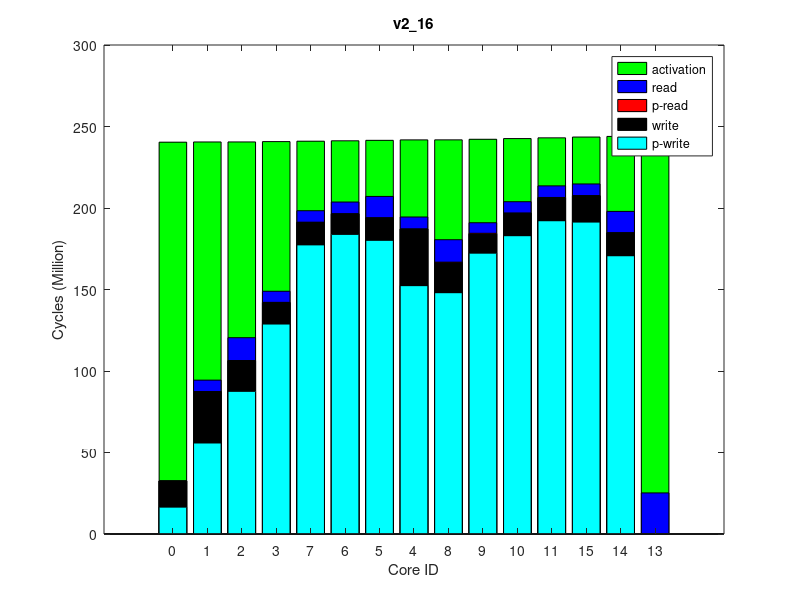

Here is the MATLAB script that generated this plot:
times(1, :, :) = [
0, 241174268, 0
0, 241308129, 0
46151, 241325517, 0
128939, 241537564, 0
43199, 242591714, 0
18254, 242314697, 0
0, 242030657, 0
22239, 241781437, 0
346773, 242610813, 0
465876, 242966263, 0
271152, 243399038, 0
104711, 243859288, 0
0, 244775093, 0
0, 244731412, 0
36359, 244343008, 0
];
times(2, :, :) = [
0, 241169366, 0
0, 241301257, 0
56908, 241318460, 0
128582, 241529914, 0
50562, 242586006, 0
25623, 242309998, 0
0, 242023638, 0
15532, 241773488, 0
328381, 242605303, 0
493658, 242959486, 0
249246, 243393359, 0
93358, 243850509, 0
0, 244772804, 0
0, 244726209, 0
31770, 244334378, 0
];
times(3, :, :) = [
0, 241174981, 0
0, 241310562, 0
55173, 241327890, 0
145426, 241539512, 0
50234, 242595442, 0
17901, 242319075, 0
0, 242033293, 0
21533, 241783511, 0
321796, 242614558, 0
464160, 242969581, 0
255869, 243402670, 0
99275, 243864136, 0
0, 244784708, 0
0, 244737499, 0
34947, 244348004, 0
];
times(4, :, :) = [
0, 241167621, 0
0, 241302414, 0
53090, 241319743, 0
145141, 241531136, 0
45301, 242585510, 0
16848, 242310059, 0
0, 242023873, 0
27534, 241775619, 0
319354, 242604583, 0
496794, 242959333, 0
242915, 243392433, 0
96178, 243850302, 0
0, 244765880, 0
0, 244718787, 0
32476, 244334156, 0
];
times(5, :, :) = [
0, 241166166, 0
0, 241299016, 0
56908, 241316416, 0
131727, 241530891, 0
44963, 242586580, 0
26325, 242308437, 0
0, 242024066, 0
21180, 241774239, 0
330026, 242605660, 0
462003, 242959796, 0
272477, 243392591, 0
90957, 243851778, 0
0, 244769500, 0
0, 244725831, 0
26828, 244335631, 0
];
times(6, :, :) = [
0, 241196510, 0
0, 241331370, 0
55864, 241348651, 0
136874, 241559287, 0
51260, 242615541, 0
20358, 242338306, 0
0, 242053649, 0
21180, 241805070, 0
344089, 242634683, 0
480994, 242989055, 0
240919, 243422573, 0
88955, 243881731, 0
0, 244799675, 0
0, 244753603, 0
31770, 244365393, 0
];
times(7, :, :) = [
0, 241196886, 0
0, 241332158, 0
55867, 241349543, 0
118399, 241559688, 0
43205, 242614994, 0
25623, 242338346, 0
0, 242054366, 0
23298, 241805452, 0
333930, 242634128, 0
487973, 242988736, 0
246077, 243422087, 0
93058, 243880815, 0
0, 244798915, 0
0, 244752157, 0
31064, 244365148, 0
];
times(8, :, :) = [
0, 241173790, 0
0, 241305709, 0
56561, 241323112, 0
118671, 241536505, 0
48822, 242592535, 0
14742, 242315240, 0
0, 242030604, 0
20474, 241781488, 0
330724, 242611797, 0
467309, 242966059, 0
250943, 243399499, 0
98840, 243857626, 0
0, 244773333, 0
0, 244729970, 0
24357, 244341616, 0
];
times(9, :, :) = [
0, 241208765, 0
0, 241341450, 0
65231, 241358680, 0
137544, 241570015, 0
47063, 242624638, 0
24220, 242347146, 0
0, 242064056, 0
22239, 241814896, 0
333221, 242643681, 0
498541, 242999176, 0
247619, 243432251, 0
100540, 243892151, 0
0, 244806852, 0
0, 244762608, 0
35300, 244375903, 0
];
times(10, :, :) = [
0, 241173293, 0
0, 241305194, 0
54136, 241322524, 0
131345, 241535256, 0
50574, 242588784, 0
16848, 242313168, 0
0, 242027808, 0
22239, 241780541, 0
340207, 242608029, 0
487684, 242964421, 0
260006, 243397583, 0
106086, 243855470, 0
0, 244773639, 0
0, 244729886, 0
34594, 244339282, 0
];
ave_times = round(squeeze(mean(times)));
format long g, ave_times
std_times = round(squeeze(std(times)));
format long g, std_times
polling_read_times = ave_times;
times(1, :, :) = [
16474716, 239847262, 0
55833231, 239979246, 0
87469031, 239996997, 0
128788166, 240206525, 0
152328626, 241256196, 0
180090064, 240980747, 0
183738204, 240698032, 0
177336789, 240449815, 0
148010612, 241275806, 0
172224808, 241631328, 0
182959400, 242062696, 0
192174865, 242516479, 0
0, 243425052, 0
170700915, 243382737, 0
191352570, 242999712, 0
];
times(2, :, :) = [
16468582, 239865982, 0
55847876, 239995889, 0
87573705, 240013506, 0
128885434, 240223915, 0
152425223, 241271937, 0
180193145, 240997689, 0
183863541, 240713257, 0
177463698, 240466632, 0
148107859, 241291684, 0
172332386, 241647307, 0
183042589, 242077650, 0
192209574, 242530949, 0
0, 243446315, 0
170721794, 243399777, 0
191393818, 243014436, 0
];
times(3, :, :) = [
16494016, 239859319, 0
55867460, 239990239, 0
87485471, 240007870, 0
128821212, 240217432, 0
152393324, 241267694, 0
180171392, 240992731, 0
183797599, 240708249, 0
177371005, 240461485, 0
148064932, 241287675, 0
172279825, 241642650, 0
183011820, 242073154, 0
192185910, 242528558, 0
0, 243440919, 0
170710924, 243397645, 0
191373021, 243012095, 0
];
times(4, :, :) = [
16455672, 239867672, 0
55799441, 239998057, 0
87476955, 240016072, 0
128799778, 240224971, 0
152370078, 241275738, 0
180157023, 240999980, 0
183814631, 240716083, 0
177377805, 240468837, 0
148046113, 241295702, 0
172280760, 241650646, 0
183017455, 242081958, 0
192166343, 242536053, 0
0, 243447127, 0
170716276, 243403065, 0
191344769, 243019494, 0
];
times(5, :, :) = [
16497354, 239873704, 0
55867019, 240005787, 0
87515406, 240023521, 0
128826701, 240235564, 0
152366842, 241284929, 0
180184562, 241009793, 0
183829534, 240726478, 0
177392714, 240479156, 0
148032769, 241304919, 0
172325852, 241659008, 0
183062809, 242091250, 0
192236355, 242543996, 0
0, 243459819, 0
170725535, 243416652, 0
191400959, 243027555, 0
];
times(6, :, :) = [
16467434, 239849739, 0
55826749, 239982182, 0
87547512, 239999740, 0
128846504, 240210203, 0
152368149, 241260424, 0
180161140, 240985598, 0
183831889, 240700806, 0
177406294, 240452871, 0
148047868, 241279987, 0
172285758, 241632963, 0
183023013, 242064463, 0
192192810, 242517492, 0
0, 243429884, 0
170702933, 243387173, 0
191355786, 243000933, 0
];
times(7, :, :) = [
16462748, 239852760, 0
55827865, 239986476, 0
87521489, 240004208, 0
128808055, 240212649, 0
152382070, 241262020, 0
180152703, 240987084, 0
183801680, 240703222, 0
177383228, 240456156, 0
148064975, 241281681, 0
172282120, 241637124, 0
183006144, 242068032, 0
192163142, 242521571, 0
0, 243437091, 0
170704971, 243389544, 0
191343647, 243005156, 0
];
times(8, :, :) = [
16485636, 239859778, 0
55820341, 239990683, 0
87459323, 240008389, 0
128774012, 240219270, 0
152340716, 241268334, 0
180137322, 240992882, 0
183784774, 240708765, 0
177333615, 240462034, 0
148012576, 241288290, 0
172276606, 241643404, 0
183007397, 242073800, 0
192172586, 242526000, 0
0, 243435608, 0
170710575, 243392432, 0
191340222, 243009440, 0
];
times(9, :, :) = [
16454381, 239849045, 0
55834492, 239982357, 0
87506496, 240000047, 0
128810600, 240210227, 0
152347050, 241260318, 0
180155965, 240985617, 0
183783315, 240701249, 0
177357755, 240453276, 0
148009656, 241280008, 0
172249459, 241634185, 0
182996939, 242066599, 0
192156615, 242520405, 0
0, 243431843, 0
170706927, 243389583, 0
191341280, 243003804, 0
];
times(10, :, :) = [
16478028, 239863102, 0
55811840, 239995355, 0
87512272, 240013097, 0
128789882, 240223020, 0
152344406, 241273544, 0
180116886, 240997620, 0
183761780, 240714136, 0
177341268, 240467233, 0
148012758, 241293137, 0
172258152, 241647082, 0
182988453, 242077747, 0
192191742, 242533008, 0
0, 243448438, 0
170718637, 243400980, 0
191363097, 243016556, 0
];
ave_times = round(squeeze(mean(times)));
format long g, ave_times
std_times = round(squeeze(std(times)));
format long g, std_times
polling_write_times = ave_times;
times(1, :, :) = [
0, 276366960, 0
7008148, 276532941, 64000
14076906, 276552045, 128000
6946106, 276789378, 64000
7384658, 277933139, 64000
13131590, 277639554, 128000
7208762, 277330177, 64000
7137370, 277055820, 64000
14099910, 277953909, 128000
6949062, 278325070, 64000
7160332, 278778337, 64000
7212864, 279265400, 64000
25208692, 280241580, 255980
13102748, 280192358, 128000
7214857, 279775868, 64000
];
times(2, :, :) = [
0, 276393140, 0
7008974, 276561441, 64000
14076805, 276580515, 128000
6946158, 276816034, 64000
7385634, 277960880, 64000
13131725, 277667441, 128000
7208562, 277357187, 64000
7137096, 277081977, 64000
14099758, 277981702, 128000
6948804, 278353133, 64000
7161304, 278804738, 64000
7212959, 279291263, 64000
25209790, 280272610, 255980
13102512, 280225061, 128000
7214718, 279801873, 64000
];
times(3, :, :) = [
0, 276376877, 0
7008815, 276545737, 64000
14076671, 276564830, 128000
6946034, 276802718, 64000
7385459, 277945559, 64000
13131498, 277652210, 128000
7208424, 277342787, 64000
7137926, 277068470, 64000
14099912, 277966357, 128000
6948961, 278338624, 64000
7160839, 278790792, 64000
7212871, 279275995, 64000
25209744, 280252982, 255980
13102484, 280204498, 128000
7214839, 279785730, 64000
];
times(4, :, :) = [
0, 276378770, 0
7008015, 276545815, 64000
14077463, 276564894, 128000
6946190, 276802115, 64000
7384707, 277946738, 64000
13132045, 277652864, 128000
7208620, 277343793, 64000
7137752, 277068532, 64000
14100202, 277967539, 128000
6948995, 278339289, 64000
7160657, 278791673, 64000
7212779, 279279086, 64000
25209143, 280252386, 255980
13102871, 280204397, 128000
7214979, 279788761, 64000
];
times(5, :, :) = [
0, 276374777, 0
7008971, 276542556, 64000
14076903, 276561539, 128000
6946085, 276798356, 64000
7383305, 277942258, 64000
13130886, 277648985, 128000
7208684, 277338367, 64000
7137633, 277063342, 64000
14099972, 277963031, 128000
6948899, 278335087, 64000
7160648, 278786612, 64000
7212643, 279272738, 64000
25209923, 280250482, 255980
13102400, 280198718, 128000
7214925, 279782591, 64000
];
times(6, :, :) = [
0, 276376003, 0
7008207, 276544008, 64000
14077354, 276562912, 128000
6946069, 276799287, 64000
7385261, 277942854, 64000
13130689, 277648113, 128000
7208562, 277339252, 64000
7137699, 277064391, 64000
14100271, 277963642, 128000
6949023, 278334220, 64000
7161255, 278785927, 64000
7212963, 279274292, 64000
25209522, 280252345, 255980
13102648, 280202029, 128000
7214936, 279784445, 64000
];
times(7, :, :) = [
0, 276363341, 0
7008639, 276529818, 64000
14076857, 276548734, 128000
6946198, 276787256, 64000
7385624, 277931752, 64000
13131155, 277637936, 128000
7208551, 277327112, 64000
7137007, 277053283, 64000
14099701, 277952487, 128000
6948932, 278324642, 64000
7161157, 278776413, 64000
7212811, 279266318, 64000
25209333, 280245011, 255980
13102578, 280196980, 128000
7214942, 279776503, 64000
];
times(8, :, :) = [
0, 276384056, 0
7008857, 276551237, 64000
14076903, 276570313, 128000
6946047, 276808874, 64000
7384302, 277952904, 64000
13131139, 277658471, 128000
7208551, 277349108, 64000
7137387, 277075651, 64000
14099308, 277973732, 128000
6948947, 278344701, 64000
7160891, 278797253, 64000
7212526, 279281770, 64000
25209163, 280257708, 255980
13103093, 280206372, 128000
7214900, 279791255, 64000
];
times(9, :, :) = [
0, 276353467, 0
7008580, 276520525, 64000
14076820, 276539610, 128000
6946069, 276777307, 64000
7383980, 277919345, 64000
13131777, 277626516, 128000
7208658, 277316936, 64000
7137122, 277041986, 64000
14099671, 277940153, 128000
6948882, 278312806, 64000
7160922, 278765068, 64000
7212817, 279249843, 64000
25207699, 280222932, 255980
13102000, 280174475, 128000
7214715, 279759202, 64000
];
times(10, :, :) = [
0, 276383908, 0
7008520, 276551113, 64000
14076941, 276570131, 128000
6945969, 276806698, 64000
7383035, 277953002, 64000
13131839, 277658685, 128000
7208622, 277349351, 64000
7135984, 277074174, 64000
14099811, 277973715, 128000
6948852, 278344543, 64000
7160645, 278798712, 64000
7213002, 279282165, 64000
25208680, 280254798, 255980
13102397, 280207875, 128000
7214886, 279791852, 64000
];
ave_times = round(squeeze(mean(times)));
format long g, ave_times
std_times = round(squeeze(std(times)));
format long g, std_times
read_times = ave_times;
times(1, :, :) = [
0, 240388292, 0
0, 240520659, 0
0, 240537569, 0
0, 240749386, 0
0, 241799033, 0
0, 241522753, 0
0, 241238644, 0
0, 240991899, 0
0, 241818197, 0
0, 242170744, 0
0, 242602142, 0
0, 243056271, 0
0, 243966536, 0
0, 243923232, 0
0, 243538987, 0
];
times(2, :, :) = [
0, 240373161, 0
0, 240505761, 0
0, 240522680, 0
0, 240733127, 0
0, 241781591, 0
0, 241506262, 0
0, 241222038, 0
0, 240975499, 0
0, 241800561, 0
0, 242155573, 0
0, 242586887, 0
0, 243041625, 0
0, 243952160, 0
0, 243909392, 0
0, 243524263, 0
];
times(3, :, :) = [
0, 240379760, 0
0, 240510658, 0
0, 240527666, 0
0, 240739041, 0
0, 241789101, 0
0, 241512788, 0
0, 241228779, 0
0, 240981411, 0
0, 241808150, 0
0, 242162024, 0
0, 242594321, 0
0, 243049999, 0
0, 243966945, 0
0, 243919360, 0
0, 243532694, 0
];
times(4, :, :) = [
0, 240389904, 0
0, 240522492, 0
0, 240539518, 0
0, 240750819, 0
0, 241801819, 0
0, 241524841, 0
0, 241241925, 0
0, 240993707, 0
0, 241820814, 0
0, 242174310, 0
0, 242606769, 0
0, 243062605, 0
0, 243980390, 0
0, 243932549, 0
0, 243545372, 0
];
times(5, :, :) = [
0, 240402539, 0
0, 240533937, 0
0, 240551119, 0
0, 240764566, 0
0, 241814469, 0
0, 241538491, 0
0, 241254334, 0
0, 241007126, 0
0, 241833551, 0
0, 242187001, 0
0, 242619505, 0
0, 243074193, 0
0, 243984304, 0
0, 243941050, 0
0, 243556891, 0
];
times(6, :, :) = [
0, 240389364, 0
0, 240521318, 0
0, 240538488, 0
0, 240748996, 0
0, 241798905, 0
0, 241522334, 0
0, 241239622, 0
0, 240992377, 0
0, 241817879, 0
0, 242170710, 0
0, 242602613, 0
0, 243058759, 0
0, 243976616, 0
0, 243927214, 0
0, 243541471, 0
];
times(7, :, :) = [
0, 240374149, 0
0, 240506092, 0
0, 240523237, 0
0, 240733469, 0
0, 241783251, 0
0, 241508174, 0
0, 241225341, 0
0, 240977192, 0
0, 241802294, 0
0, 242157667, 0
0, 242589702, 0
0, 243043175, 0
0, 243957330, 0
0, 243913942, 0
0, 243525873, 0
];
times(8, :, :) = [
0, 240362830, 0
0, 240494976, 0
0, 240511964, 0
0, 240723799, 0
0, 241772871, 0
0, 241495433, 0
0, 241213991, 0
0, 240965395, 0
0, 241791923, 0
0, 242144298, 0
0, 242575952, 0
0, 243029656, 0
0, 243943178, 0
0, 243896485, 0
0, 243512319, 0
];
times(9, :, :) = [
0, 240378958, 0
0, 240512611, 0
0, 240529510, 0
0, 240741225, 0
0, 241792458, 0
0, 241515705, 0
0, 241231368, 0
0, 240984735, 0
0, 241811405, 0
0, 242162740, 0
0, 242594363, 0
0, 243048455, 0
0, 243959086, 0
0, 243915282, 0
0, 243531057, 0
];
times(10, :, :) = [
0, 240382526, 0
0, 240516505, 0
0, 240533676, 0
0, 240743641, 0
0, 241794316, 0
0, 241517930, 0
0, 241234777, 0
0, 240986580, 0
0, 241813221, 0
0, 242168100, 0
0, 242600138, 0
0, 243054592, 0
0, 243965166, 0
0, 243921415, 0
0, 243537275, 0
];
ave_times = round(squeeze(mean(times)));
format long g, ave_times
std_times = round(squeeze(std(times)));
format long g, std_times
total_times = ave_times;
times(1, :, :) = [
32547620, 240871191, 64000
87383374, 240999590, 128000
106360035, 241017897, 64000
141968865, 241223086, 64000
187046327, 242236729, 128000
193898163, 241979870, 64000
196415477, 241705743, 64000
191173833, 241463527, 64000
166406729, 242256956, 64000
183963422, 242592073, 64000
196643418, 243006995, 64000
206328342, 243442487, 64000
0, 244329804, 0
184810273, 244282995, 64000
207568820, 243906720, 64000
];
times(2, :, :) = [
32538813, 240870393, 64000
87380533, 241000200, 128000
106360383, 241018653, 64000
141973129, 241224773, 64000
187089147, 242237353, 128000
193938481, 241980870, 64000
196442910, 241706259, 64000
191186967, 241463993, 64000
166447574, 242257724, 64000
184017751, 242592766, 64000
196696902, 243006317, 64000
206377391, 243442542, 64000
0, 244336805, 0
184813041, 244289137, 64000
207503389, 243907083, 64000
];
times(3, :, :) = [
32547145, 240885692, 64000
87382382, 241012266, 128000
106358407, 241030678, 64000
141965953, 241236257, 64000
187068911, 242250416, 128000
193918666, 241994085, 64000
196440170, 241719001, 64000
191179986, 241477122, 64000
166424440, 242270771, 64000
184027134, 242605395, 64000
196713719, 243019677, 64000
206385526, 243455724, 64000
0, 244345942, 0
184821830, 244298200, 64000
207575687, 243920437, 64000
];
times(4, :, :) = [
32548429, 240892737, 64000
87390753, 241020597, 128000
106374652, 241038872, 64000
141980361, 241245495, 64000
187116172, 242257165, 128000
193997882, 242001528, 64000
196422063, 241726426, 64000
191177893, 241485078, 64000
166468328, 242277501, 64000
184051228, 242612448, 64000
196737285, 243026469, 64000
206390727, 243463554, 64000
0, 244357531, 0
184830228, 244309749, 64000
207547669, 243928486, 64000
];
times(5, :, :) = [
32554165, 240885391, 64000
87406541, 241014675, 128000
106398783, 241032981, 64000
142039873, 241241045, 64000
187130325, 242254497, 128000
194012201, 241997326, 64000
196504675, 241721534, 64000
191266106, 241479007, 64000
166478142, 242274930, 64000
184001508, 242609395, 64000
196698626, 243023366, 64000
206389054, 243460776, 64000
0, 244348075, 0
184830621, 244302999, 64000
207566559, 243925114, 64000
];
times(6, :, :) = [
32562178, 240880062, 64000
87398771, 241009684, 128000
106380858, 241027993, 64000
141987124, 241234421, 64000
187137010, 242247229, 128000
194018816, 241991553, 64000
196490285, 241716135, 64000
191213321, 241474076, 64000
166487938, 242267548, 64000
184035101, 242602525, 64000
196748367, 243016972, 64000
206391615, 243452563, 64000
0, 244342724, 0
184825492, 244296223, 64000
207572064, 243917085, 64000
];
times(7, :, :) = [
32537829, 240865608, 64000
87401040, 240991695, 128000
106402519, 241010050, 64000
142040563, 241217446, 64000
187113448, 242232210, 128000
193992689, 241975589, 64000
196529955, 241700243, 64000
191295764, 241457996, 64000
166459711, 242252474, 64000
183999966, 242586812, 64000
196697608, 243002099, 64000
206373335, 243437213, 64000
0, 244331018, 0
184807794, 244283373, 64000
207477936, 243901483, 64000
];
times(8, :, :) = [
32541095, 240880233, 64000
87391280, 241009612, 128000
106378778, 241028003, 64000
141993979, 241235366, 64000
187062600, 242246737, 128000
193946374, 241991461, 64000
196423916, 241716230, 64000
191185982, 241473587, 64000
166409379, 242267170, 64000
183989382, 242602771, 64000
196692734, 243017871, 64000
206377663, 243454229, 64000
0, 244336672, 0
184817265, 244292986, 64000
207568550, 243918677, 64000
];
times(9, :, :) = [
32524592, 240854642, 64000
87349079, 240982530, 128000
106328446, 241000936, 64000
141917990, 241208077, 64000
187080495, 242221062, 128000
193963912, 241964411, 64000
196400731, 241689098, 64000
191114862, 241447264, 64000
166430357, 242241443, 64000
183997011, 242576163, 64000
196692503, 242990254, 64000
206350205, 243426842, 64000
0, 244314284, 0
184797456, 244267901, 64000
207489206, 243890954, 64000
];
times(10, :, :) = [
32577927, 240898303, 64000
87421263, 241026268, 128000
106407387, 241044661, 64000
142018262, 241251203, 64000
187126090, 242266039, 128000
193975350, 242009129, 64000
196507547, 241734887, 64000
191246801, 241492058, 64000
166482289, 242286211, 64000
184048554, 242620985, 64000
196748308, 243035519, 64000
206377383, 243470913, 64000
0, 244354693, 0
184843893, 244311484, 64000
207551799, 243935532, 64000
];
ave_times = round(squeeze(mean(times)));
format long g, ave_times
std_times = round(squeeze(std(times)));
format long g, std_times
write_times = ave_times;
mytitle = 'v2\_16';
order = [1 2 3 4 8 7 6 5 9 10 11 12 15 14 13];

total_times = total_times(:, 2)(order);

read_times = read_times(:, 1)(order);
write_times = write_times(:, 1)(order);

polling_read_times = polling_read_times(:, 1)(order);
polling_write_times = polling_write_times(:, 1)(order);

total_times /= 1000000;

read_times /= 1000000;
write_times /= 1000000;

polling_read_times /= 1000000;
polling_write_times /= 1000000;

% laying read on top of write
read_times += write_times;
polling_read_times += write_times;

figure(1);
clf()
% set(gcf, 'Position', get(0,'Screensize'));
% set(gcf,'units','normalized','outerposition',[0 0 1 1])
bar(0:14, total_times,'g');
hold on;
bar(0:14, read_times,'b');
bar(0:14, polling_read_times,'r');
bar(0:14, write_times,'k');
bar(0:14, polling_write_times,'c');
hold off

axis([-2 16 0 300])
% axis([-1 15])
set(gca,'XTick',0:14);
set(gca,'xticklabel',{ '0'; '1'; '2'; '3'; '7'; '6'; '5'; '4'; '8'; '9'; '10'; '11'; '15'; '14'; '13' })

xlabel('Core ID')
ylabel('Cycles (Million)')

legend('activation', 'read', 'p-read', 'write', 'p-write')
title(mytitle)
print(1, strcat(mytitle, '.png'))
